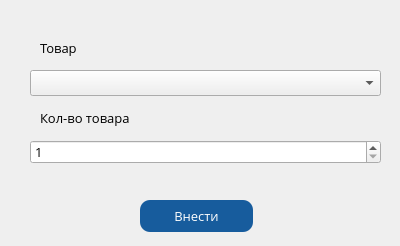
<?xml version="1.0" encoding="UTF-8"?>
<ui version="4.0">
 <class>Form_Product_In_Zakaz</class>
 <widget class="QWidget" name="Form_Product_In_Zakaz">
  <property name="windowModality">
   <enum>Qt::ApplicationModal</enum>
  </property>
  <property name="geometry">
   <rect>
    <x>0</x>
    <y>0</y>
    <width>400</width>
    <height>246</height>
   </rect>
  </property>
  <property name="font">
   <font>
    <family>Open Sans</family>
    <pointsize>10</pointsize>
   </font>
  </property>
  <property name="windowTitle">
   <string>Товар</string>
  </property>
  <property name="windowIcon">
   <iconset>
    <normaloff>logo.png</normaloff>logo.png</iconset>
  </property>
  <widget class="QComboBox" name="comboBox">
   <property name="geometry">
    <rect>
     <x>30</x>
     <y>70</y>
     <width>351</width>
     <height>26</height>
    </rect>
   </property>
  </widget>
  <widget class="QLabel" name="label">
   <property name="geometry">
    <rect>
     <x>40</x>
     <y>40</y>
     <width>60</width>
     <height>16</height>
    </rect>
   </property>
   <property name="text">
    <string>Товар</string>
   </property>
  </widget>
  <widget class="QSpinBox" name="spinBox">
   <property name="geometry">
    <rect>
     <x>30</x>
     <y>140</y>
     <width>351</width>
     <height>24</height>
    </rect>
   </property>
   <property name="minimum">
    <number>1</number>
   </property>
   <property name="maximum">
    <number>999</number>
   </property>
   <property name="value">
    <number>1</number>
   </property>
  </widget>
  <widget class="QLabel" name="label_2">
   <property name="geometry">
    <rect>
     <x>40</x>
     <y>110</y>
     <width>141</width>
     <height>16</height>
    </rect>
   </property>
   <property name="text">
    <string>Кол-во товара</string>
   </property>
  </widget>
  <widget class="QPushButton" name="pushButton">
   <property name="geometry">
    <rect>
     <x>140</x>
     <y>200</y>
     <width>113</width>
     <height>32</height>
    </rect>
   </property>
   <property name="styleSheet">
    <string notr="true">QPushButton {
    border-radius:  10px;
    background-color:  rgb(23, 92, 157);
    color:  rgb(255, 255, 255);
	font: 10pt &quot;Open Sans&quot;;
}

QPushButton:pressed {
    background-color:  rgb(11, 48, 84);
}</string>
   </property>
   <property name="text">
    <string>Внести</string>
   </property>
  </widget>
 </widget>
 <resources/>
 <connections/>
</ui>
